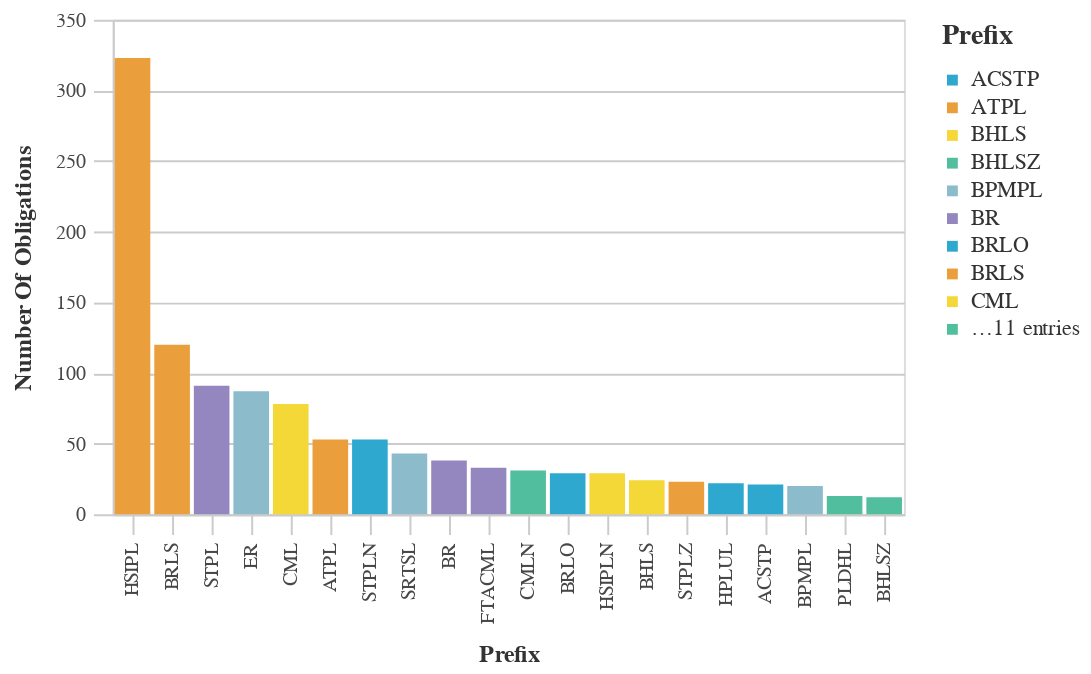

The notebook cell saved with this chart:
### Code cell
#Bar chart with the Most Used Prefix Counts
chart_df = (df_top>>filter(_.variable=='prefix')).rename(columns={"value":"Prefix",
                                 "count":"Number of Obligations"})
chart9= (_dla_utils_reports.basic_bar_chart_no_save(chart_df, 'Prefix', 'Number of Obligations', 'Prefix', district))
    
display(HTML("<h4><strong>Most Used Prefix Codes</strong></h4>"))
display(chart9)

### Figure 1 — Vega-Lite specification as saved in the notebook (floating-point values rounded to 4 significant figures)
{"config": {"view": {"continuousWidth": 400, "continuousHeight": 300}, "axis": {"domainColor": "#cbcbcb", "grid": true, "gridColor": "#cbcbcb", "gridWidth": 1, "labelColor": "#474747", "labelFont": "Nunito Sans", "labelFontSize": 10, "labelPadding": 4, "tickColor": "#cbcbcb", "tickSize": 10, "titleColor": "#333", "titleFont": "Raleway", "titleFontSize": 12, "titlePadding": 10}, "axisBand": {"grid": false}, "background": "white", "font": "Raleway", "header": {"labelFont": "Nunito Sans", "titleFont": "Raleway"}, "legend": {"labelColor": "#333", "labelFont": "Nunito Sans", "labelFontSize": 11, "labelLimit": 0, "padding": 1, "symbolSize": 30, "symbolType": "square", "titleColor": "#333", "titleFont": "Raleway", "titleFontSize": 14, "titlePadding": 10}, "title": {"anchor": "middle", "font": "Raleway", "fontSize": 18, "fontWeight": 300, "offset": 20}}, "data": {"name": "data-3a30600edb1e66dd99f29b2e82771ce9"}, "mark": "bar", "encoding": {"color": {"field": "Prefix", "legend": {"symbolLimit": 10, "title": "Prefix"}, "scale": {"range": ["#2EA8CE", "#EB9F3C", "#F4D837", "#51BF9D", "#8CBCCB", "#9487C0"]}, "type": "nominal"}, "tooltip": [{"field": "Prefix", "type": "nominal"}, {"field": "Number of Obligations", "type": "quantitative"}], "x": {"field": "Prefix", "sort": "-y", "title": "Prefix", "type": "nominal"}, "y": {"field": "Number of Obligations", "title": "Number Of Obligations", "type": "quantitative"}}, "height": 250, "width": 400, "$schema": "https://vega.github.io/schema/vega-lite/v4.17.0.json", "datasets": {"data-3a30600edb1e66dd99f29b2e82771ce9": [{"Prefix": "HSIPL", "Number of Obligations": 323, "variable": "prefix"}, {"Prefix": "BRLS", "Number of Obligations": 120, "variable": "prefix"}, {"Prefix": "STPL", "Number of Obligations": 91, "variable": "prefix"}, {"Prefix": "ER", "Number of Obligations": 87, "variable": "prefix"}, {"Prefix": "CML", "Number of Obligations": 78, "variable": "prefix"}, {"Prefix": "ATPL", "Number of Obligations": 53, "variable": "prefix"}, {"Prefix": "STPLN", "Number of Obligations": 53, "variable": "prefix"}, {"Prefix": "SRTSL", "Number of Obligations": 43, "variable": "prefix"}, {"Prefix": "BR", "Number of Obligations": 38, "variable": "prefix"}, {"Prefix": "FTACML", "Number of Obligations": 33, "variable": "prefix"}, {"Prefix": "CMLN", "Number of Obligations": 31, "variable": "prefix"}, {"Prefix": "BRLO", "Number of Obligations": 29, "variable": "prefix"}, {"Prefix": "HSIPLN", "Number of Obligations": 29, "variable": "prefix"}, {"Prefix": "BHLS", "Number of Obligations": 24, "variable": "prefix"}, {"Prefix": "STPLZ", "Number of Obligations": 23, "variable": "prefix"}, {"Prefix": "HPLUL", "Number of Obligations": 22, "variable": "prefix"}, {"Prefix": "ACSTP", "Number of Obligations": 21, "variable": "prefix"}, {"Prefix": "BPMPL", "Number of Obligations": 20, "variable": "prefix"}, {"Prefix": "PLDHL", "Number of Obligations": 13, "variable": "prefix"}, {"Prefix": "BHLSZ", "Number of Obligations": 12, "variable": "prefix"}]}}
